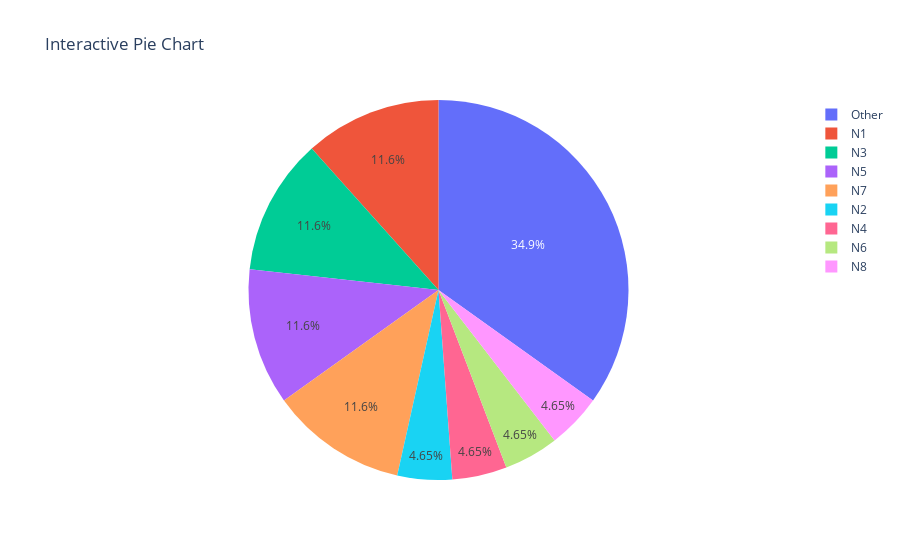

This figure's notebook cell:
### Code cell
import plotly.express as px

# Data for the pie chart
data = {
    'N1': 50, 'N2': 20, 'N3': 50, 'N4': 20,
    'N5': 50, 'N6': 20, 'N7': 50, 'N8': 20,
    'Other': 150
}

# Creating the pie chart
fig = px.pie(names=data.keys(), values=data.values(), title='Interactive Pie Chart')

# Display the pie chart
fig.show()

### Figure 1 — Plotly figure (JSON) as saved in the notebook; plotly's stock layout.template omitted (floating-point values rounded to 4 significant figures)
{"data": [{"domain": {"x": [0, 1], "y": [0, 1]}, "hovertemplate": "label=%{label}<br>value=%{value}<extra></extra>", "labels": ["N1", "N2", "N3", "N4", "N5", "N6", "N7", "N8", "Other"], "legendgroup": "", "name": "", "showlegend": true, "type": "pie", "values": [50, 20, 50, 20, 50, 20, 50, 20, 150]}], "layout": {"legend": {"tracegroupgap": 0}, "title": {"text": "Interactive Pie Chart"}}}
